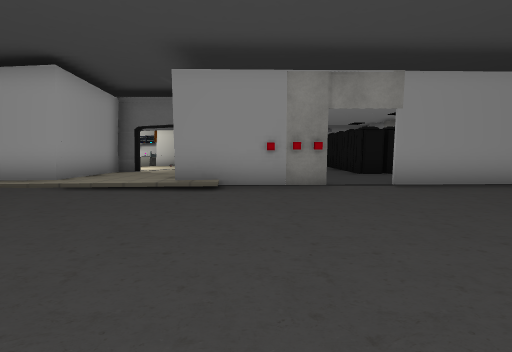
View 1 (above)

24 first-person views from a walk through a scene from a Unity 3-D project. The camera is 1.5 m above the floor, tilts 6° down and sees 90° across. The floor is counted in squares, 2 m on a side. Each view is taken from the middle of a square. On the plan, view 1 faces up. The plan holds only what a view shows up to about 9 squares ahead; the rest is blank. The place goes on beyond the plan. The player character is not drawn. Door leaves are left out, so doorways stand open. Some surface patterns are stand-ins.

View 2
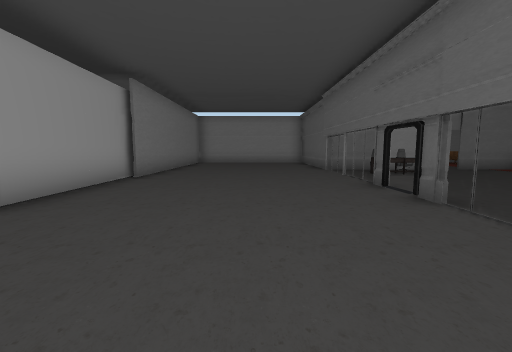

View 3
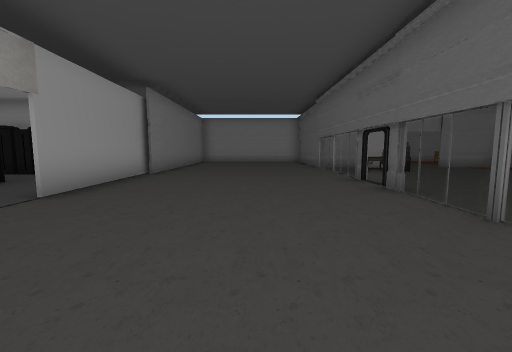

View 4
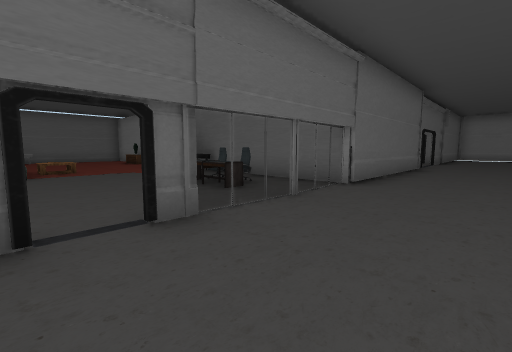

View 5
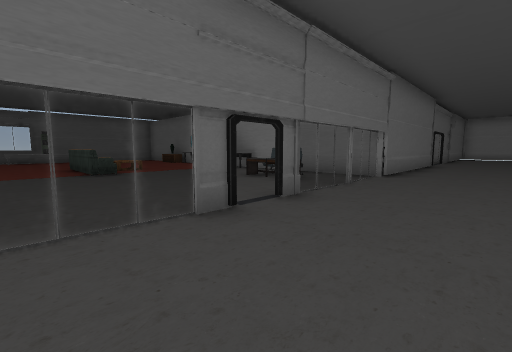

View 6
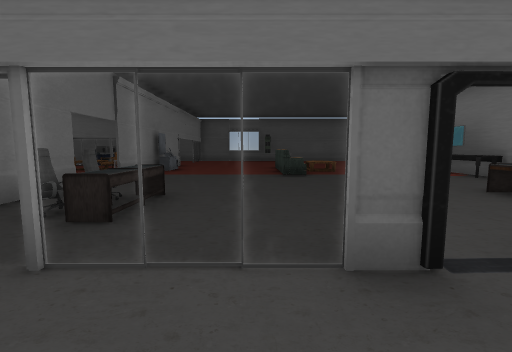

View 7
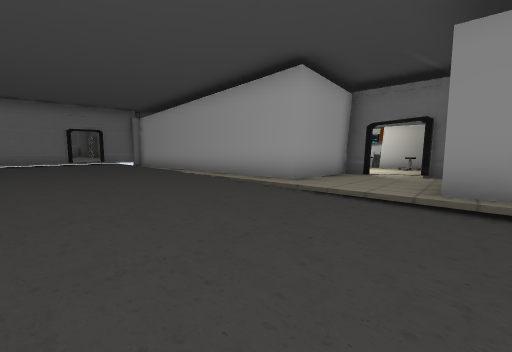

View 8
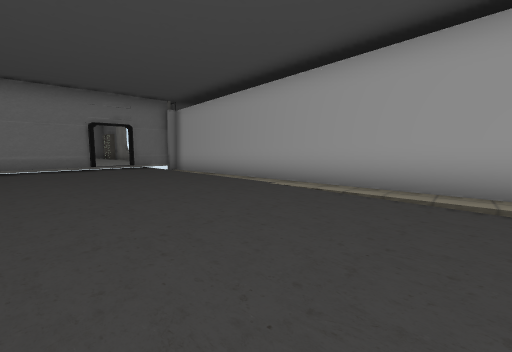

View 9
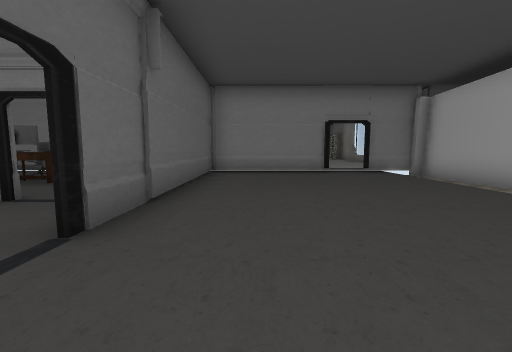

View 10
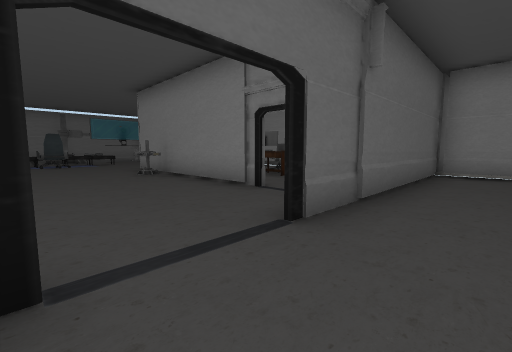

View 11
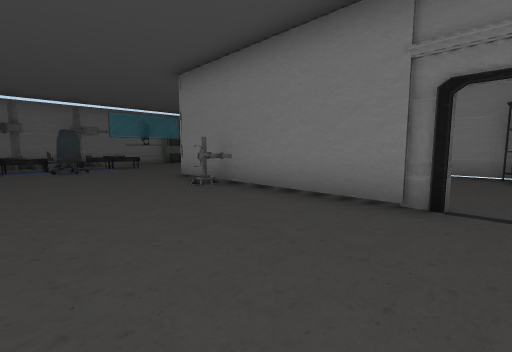

View 12
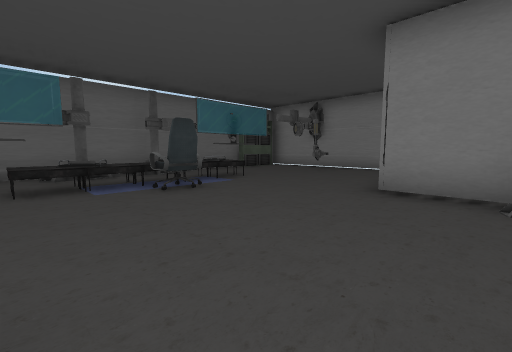

View 13
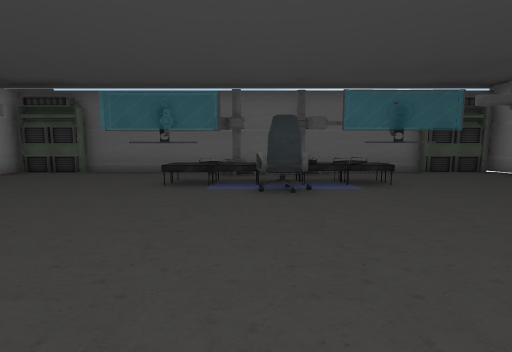

View 14
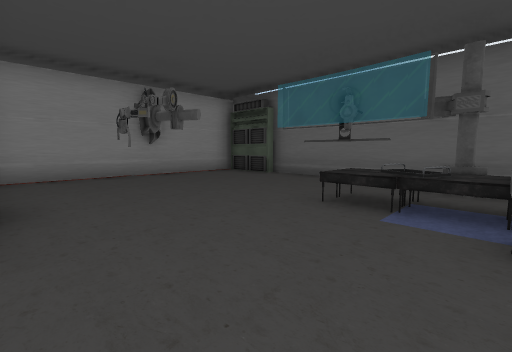

View 15
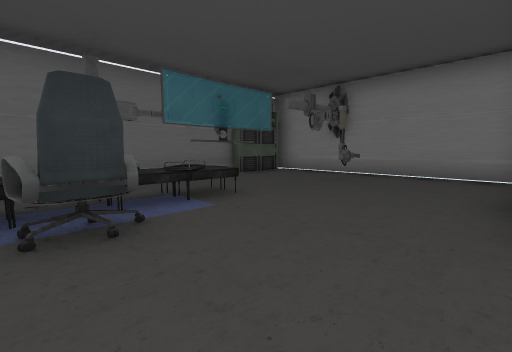

View 16
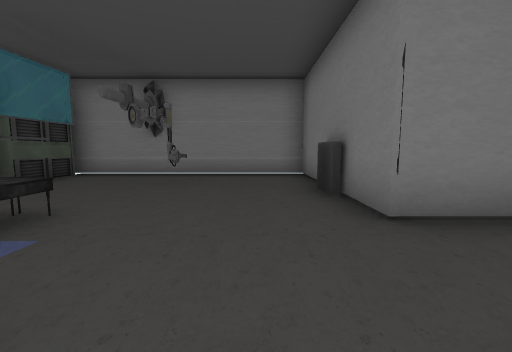

View 17
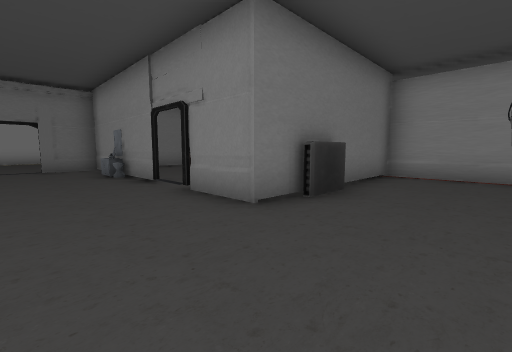

View 18
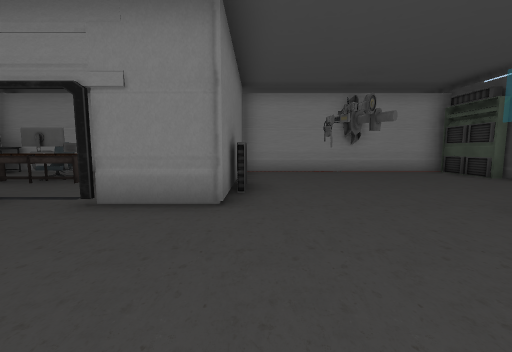

View 19
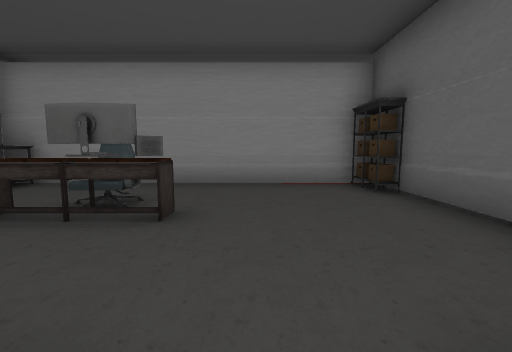

View 20
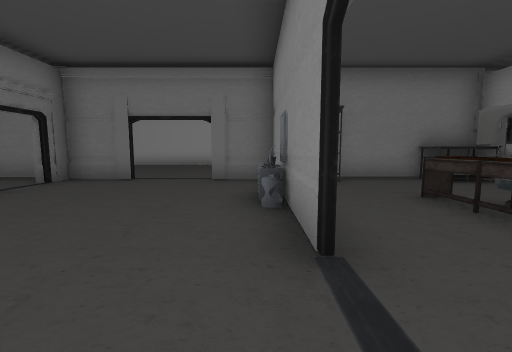

View 21
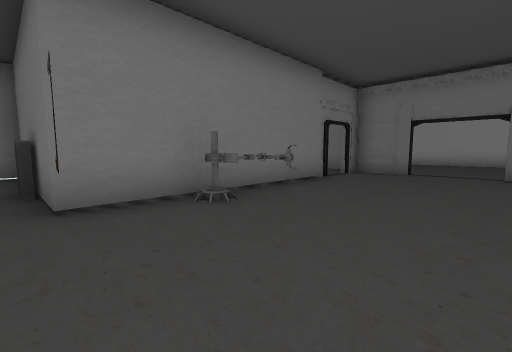

View 22
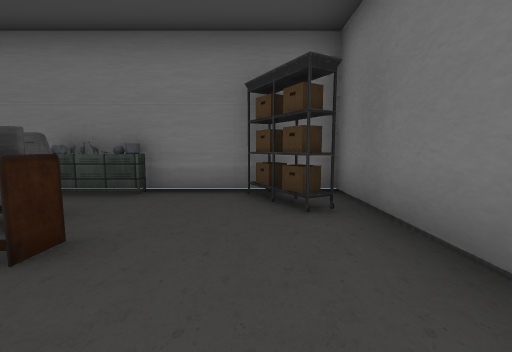

View 23
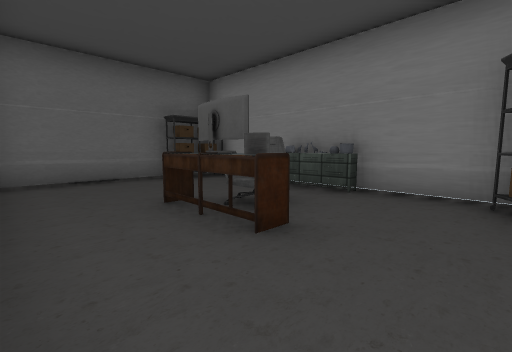

View 24
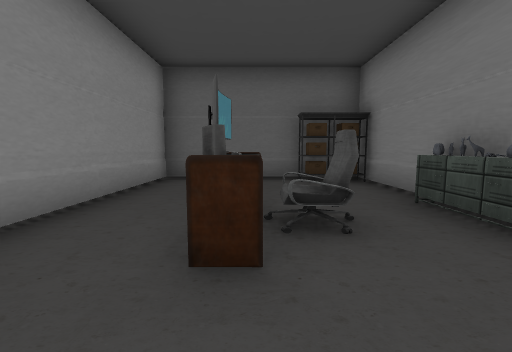

### Floor plan
Ten units are one square. View 1 is at (0, 0); x grows to the right and y downward. Boxes are objects, and circles mark ways between rooms. Rooms are numbered by the first view taken in them; rooms with no view inside come last. Other rooms are left out.
<svg viewBox="-168 -69 263 229">
<path fill="none" stroke="#000" d="M-5 -52 -17 -52M-53 -58 -149 -64M-45 5 24 5M29 5 41 5M49 5 87 5M73 -54 28 -53M90 -49 68 -51M-152 -35 -152 -26M-156 -34 -156 1M-156 -62 -156 -46M-163 5 -90 5M-6 -47 -11 -47M-152 -25 -152 3M-55 76 -55 66M-55 55 -55 6 -71 6M-145 85 -107 85 -107 41M-60 35 -60 26M-25 86 -46 86M-106 24 -106 86 -156 86M-152 52 -155 56M-134 154 -25 154M-153 42 -154 47M-156 46 -152 52 -153 54M-152 39 -152 56M-154 41 -151 50M-156 43 -156 155M-90 6 -156 6M-4 106 -4 96M-4 154 -4 124M-156 1 -156 41M-36 85 -25 85M-4 96 -4 6 -40 6"/>
<rect x="-5" y="-55" width="10" height="10" fill="#bbb"><title>other object</title></rect>
<rect x="5" y="-55" width="10" height="10" fill="#bbb"><title>other object</title></rect>
<rect x="-155" y="145" width="10" height="10" fill="#bbb"><title>other object</title></rect>
<rect x="-155" y="75" width="20" height="10" fill="#bbb"><title>other object</title></rect>
<rect x="-155" y="5" width="20" height="20" fill="#bbb"><title>other object</title></rect>
<rect x="-145" y="145" width="10" height="10" fill="#bbb"><title>other object</title></rect>
<rect x="-145" y="115" width="10" height="10" fill="#bbb"><title>other object</title></rect>
<rect x="-145" y="35" width="20" height="20" fill="#bbb"><title>other object</title></rect>
<rect x="-135" y="85" width="10" height="10" fill="#bbb"><title>other object</title></rect>
<rect x="-115" y="125" width="20" height="10" fill="#bbb"><title>other object</title></rect>
<rect x="-115" y="5" width="10" height="10" fill="#bbb"><title>other object</title></rect>
<rect x="-105" y="55" width="10" height="10" fill="#bbb"><title>other object</title></rect>
<rect x="-95" y="145" width="10" height="10" fill="#bbb"><title>other object</title></rect>
<rect x="-95" y="125" width="10" height="10" fill="#bbb"><title>other object</title></rect>
<rect x="-95" y="115" width="20" height="10" fill="#bbb"><title>other object</title></rect>
<rect x="-85" y="125" width="10" height="10" fill="#bbb"><title>other object</title></rect>
<rect x="-75" y="145" width="10" height="10" fill="#bbb"><title>other object</title></rect>
<rect x="-75" y="125" width="10" height="10" fill="#bbb"><title>other object</title></rect>
<rect x="-65" y="125" width="10" height="10" fill="#bbb"><title>other object</title></rect>
<rect x="-45" y="85" width="10" height="10" fill="#bbb"><title>other object</title></rect>
<rect x="-25" y="145" width="10" height="10" fill="#bbb"><title>other object</title></rect>
<rect x="-25" y="105" width="10" height="10" fill="#bbb"><title>other object</title></rect>
<rect x="-15" y="145" width="10" height="10" fill="#bbb"><title>other object</title></rect>
<rect x="-55" y="5" width="20" height="10" fill="#bbb"><title>other object</title></rect>
<rect x="-35" y="45" width="10" height="10" fill="#bbb"><title>other object</title></rect>
<rect x="-35" y="35" width="10" height="10" fill="#bbb"><title>other object</title></rect>
<rect x="-35" y="25" width="10" height="10" fill="#bbb"><title>other object</title></rect>
<rect x="-25" y="75" width="20" height="10" fill="#bbb"><title>other object</title></rect>
<rect x="-15" y="5" width="10" height="10" fill="#bbb"><title>other object</title></rect>
<circle cx="-80" cy="10" r="3" fill="#2a7"/>
<circle cx="-90" cy="10" r="3" fill="#2a7"/>
<circle cx="-15" cy="85" r="3" fill="#2a7"/>
<circle cx="-60" cy="60" r="3" fill="#2a7"/>
<text x="-30" y="-30">1</text>
<text x="-90" y="90">2</text>
<text x="-30" y="40">3</text>
</svg>
Room 1 opens to room 2. Room 2 opens to room 3.

Where each view was taken, in squares from view 1:
view 1: 0 up, 0 right, facing up
view 2: 2 up, 0 right, facing right
view 3: 2 up, 1 left, facing right
view 4: 2 up, 5 right, facing down-left
view 5: 2 up, 7 right, facing down-left
view 6: 1 up, 6 right, facing down
view 7: 1 up, 1 left, facing up-left
view 8: 1 up, 5 left, facing up-left
view 9: 1 up, 7 left, facing left
view 10: 1 up, 7 left, facing down-left
view 11: 2 down, 7 left, facing down-left
view 12: 7 down, 6 left, facing down-left
view 13: 7 down, 8 left, facing down
view 14: 9 down, 8 left, facing down-right
view 15: 9 down, 8 left, facing down-left
view 16: 10 down, 8 left, facing left
view 17: 11 down, 8 left, facing up-right
view 18: 9 down, 9 left, facing right
view 19: 6 down, 6 left, facing right
view 20: 7 down, 6 left, facing up
view 21: 9 down, 7 left, facing up-left
view 22: 2 down, 11 left, facing left
view 23: 2 down, 11 left, facing down-left
view 24: 2 down, 13 left, facing down
